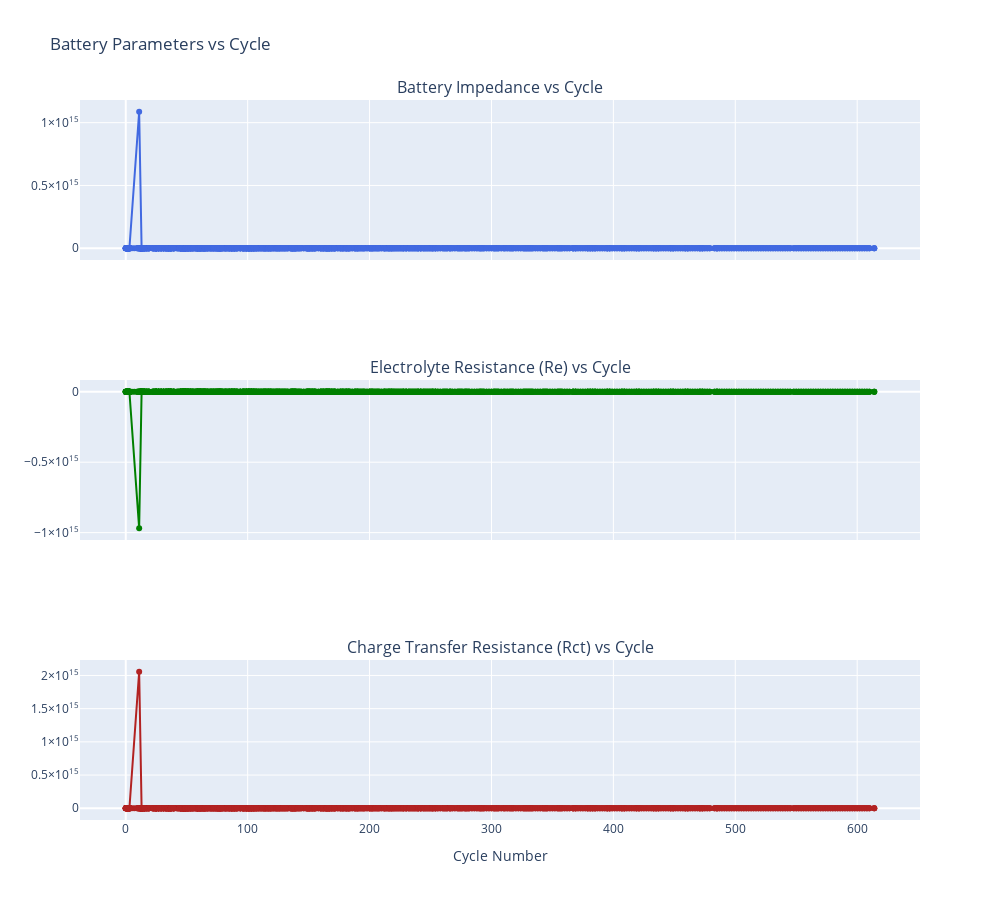

Notebook code for this chart:
### Code cell
import pandas as pd
import plotly.express as px
from plotly.subplots import make_subplots
import plotly.graph_objects as go

# Step 1: Load and Preprocess Data

# Load dataset
file_path = "C:/Users/asus/Desktop/cleaned_dataset/metadata.csv"  # Replace with your file path
data = pd.read_csv(file_path)

# Filter for relevant test type (impedance)
data_impedance = data[data['type'] == 'impedance'].copy()

# Convert `Re` and `Rct` to numeric (handling non-numeric values)
data_impedance['Re'] = pd.to_numeric(data_impedance['Re'], errors='coerce')
data_impedance['Rct'] = pd.to_numeric(data_impedance['Rct'], errors='coerce')

# Handle missing values with interpolation (linear method)
data_impedance['Re'] = data_impedance['Re'].interpolate(method='linear')
data_impedance['Rct'] = data_impedance['Rct'].interpolate(method='linear')

# Drop any remaining rows with NaN (optional after interpolation)
data_cleaned = data_impedance.dropna(subset=['Re', 'Rct']).copy()

# Introduce `Battery_impedance` as the sum of `Re` and `Rct`
data_cleaned['Battery_impedance'] = data_cleaned['Re'] + data_cleaned['Rct']

# Use `test_id` or `uid` as a proxy for cycle number
data_cleaned['cycle_number'] = data_cleaned['test_id']

# Step 2: Visualize Data

# Create a subplot figure for all metrics
fig = make_subplots(rows=3, cols=1, shared_xaxes=True,
                    subplot_titles=["Battery Impedance vs Cycle",
                                    "Electrolyte Resistance (Re) vs Cycle",
                                    "Charge Transfer Resistance (Rct) vs Cycle"])

# Add Battery Impedance plot
fig.add_trace(go.Scatter(x=data_cleaned['cycle_number'], y=data_cleaned['Battery_impedance'],
                         mode='lines+markers', name="Battery Impedance",
                         line=dict(color='royalblue')), row=1, col=1)

# Add Re (Electrolyte Resistance) plot
fig.add_trace(go.Scatter(x=data_cleaned['cycle_number'], y=data_cleaned['Re'],
                         mode='lines+markers', name="Electrolyte Resistance (Re)",
                         line=dict(color='green')), row=2, col=1)

# Add Rct (Charge Transfer Resistance) plot
fig.add_trace(go.Scatter(x=data_cleaned['cycle_number'], y=data_cleaned['Rct'],
                         mode='lines+markers', name="Charge Transfer Resistance (Rct)",
                         line=dict(color='firebrick')), row=3, col=1)

# Update layout for clarity
fig.update_layout(height=900, width=1000, title_text="Battery Parameters vs Cycle",
                  xaxis3=dict(title="Cycle Number"),
                  showlegend=False)

# Show the figure
fig.show()

### Figure 1 — Plotly figure (JSON) as saved in the notebook; plotly's stock layout.template omitted (floating-point values rounded to 4 significant figures; data arrays with more than 128 entries replaced by an {"elided": "..."} marker saying what was removed)
{"data": [{"line": {"color": "royalblue"}, "mode": "lines+markers", "name": "Battery Impedance", "type": "scatter", "x": {"elided": "1956 int values"}, "xaxis": "x", "y": {"elided": "1956 float values"}, "yaxis": "y"}, {"line": {"color": "green"}, "mode": "lines+markers", "name": "Electrolyte Resistance (Re)", "type": "scatter", "x": {"elided": "1956 int values"}, "xaxis": "x2", "y": {"elided": "1956 float values"}, "yaxis": "y2"}, {"line": {"color": "firebrick"}, "mode": "lines+markers", "name": "Charge Transfer Resistance (Rct)", "type": "scatter", "x": {"elided": "1956 int values"}, "xaxis": "x3", "y": {"elided": "1956 float values"}, "yaxis": "y3"}], "layout": {"annotations": [{"font": {"size": 16}, "showarrow": false, "text": "Battery Impedance vs Cycle", "x": 0.5, "xanchor": "center", "xref": "paper", "y": 1, "yanchor": "bottom", "yref": "paper"}, {"font": {"size": 16}, "showarrow": false, "text": "Electrolyte Resistance (Re) vs Cycle", "x": 0.5, "xanchor": "center", "xref": "paper", "y": 0.6111, "yanchor": "bottom", "yref": "paper"}, {"font": {"size": 16}, "showarrow": false, "text": "Charge Transfer Resistance (Rct) vs Cycle", "x": 0.5, "xanchor": "center", "xref": "paper", "y": 0.2222, "yanchor": "bottom", "yref": "paper"}], "height": 900, "showlegend": false, "title": {"text": "Battery Parameters vs Cycle"}, "width": 1000, "xaxis": {"anchor": "y", "autorange": true, "domain": [0, 1], "matches": "x3", "range": [-37.53, 651.5], "showticklabels": false, "type": "linear"}, "xaxis2": {"anchor": "y2", "autorange": true, "domain": [0, 1], "matches": "x3", "range": [-37.53, 651.5], "showticklabels": false, "type": "linear"}, "xaxis3": {"anchor": "y3", "autorange": true, "domain": [0, 1], "range": [-37.53, 651.5], "title": {"text": "Cycle Number"}, "type": "linear"}, "yaxis": {"anchor": "x", "autorange": true, "domain": [0.7778, 1], "range": [-93560000000000.0, 1180000000000000.0], "type": "linear"}, "yaxis2": {"anchor": "x2", "autorange": true, "domain": [0.3889, 0.6111], "range": [-1052330037071450, 83410000000000.0], "type": "linear"}, "yaxis3": {"anchor": "x3", "autorange": true, "domain": [0, 0.2222], "range": [-177000000000000.0, 2233000000000000.0], "type": "linear"}}}
